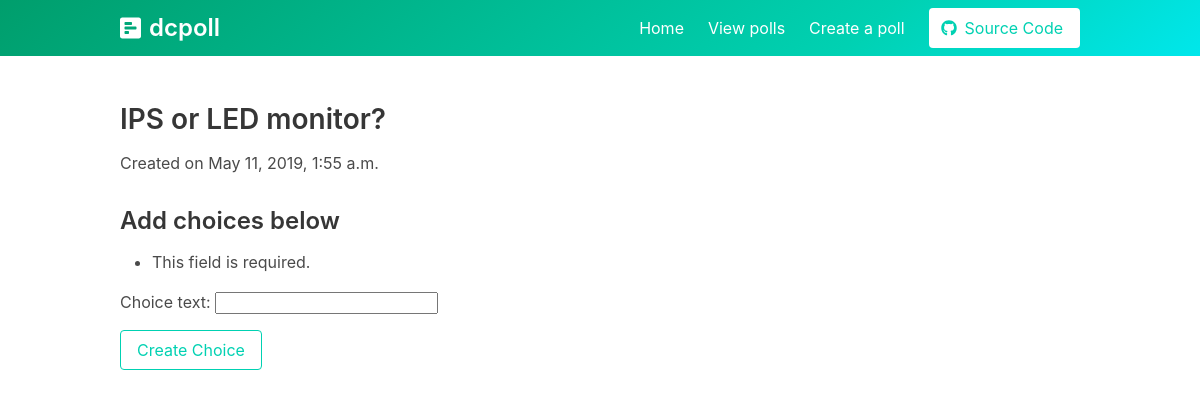
Page /polls/create-choice/3/ on the committed database.
### polls/models.py (models this page shows, shortened)
class Question(models.Model):
    question_text = models.CharField(max_length=200)
    category = models.CharField(max_length=3,
                                choices=choices,
                                default='Other')
    author = models.CharField(max_length=60, default='Anonymous')
    pub_date = models.DateTimeField(auto_now=True)

### polls/views.py (the view, shortened to what this page needs)
# urls.py: path('polls/create-choice/<int:question_id>/', polls_create_choice, name='polls-create-choice'),
def polls_create_choice(request, question_id):
    form = RawChoiceForm(request.GET)
    errors = None
    question = Question.objects.get(id=question_id)
    context = {'title':'Polls Create Choices','form': form, 'errors':errors, 'question':question}
    return render(request, 'create-choice.html', context)

### polls/forms.py
class RawChoiceForm(forms.Form):
	choice_text = forms.CharField()

### templates/create-choice.html
{% extends 'base.html' %}
{% block content %}
<section class="hero is-primary is-bold">
	{% include 'navbar.html' %}
</section>
<section class="section">
	<section class="container">
		<article class="content">
			<h2>{{ question.question_text }}</h2>
			<p>Created on {{question.pub_date}}</p>
			<h3>Add choices below</h3>
			<form class="form" method='POST'> {% csrf_token %}
				{{ form.as_p }}
				<input class="button is-primary is-outlined" type="submit" value="Create Choice">
			</form>
		</article>
	</section>
</section>
{% endblock content %}

### rows in the picture
Question: question_text "IPS or LED monitor?", pub_date "May 11, 2019, 1:55 a.m."
